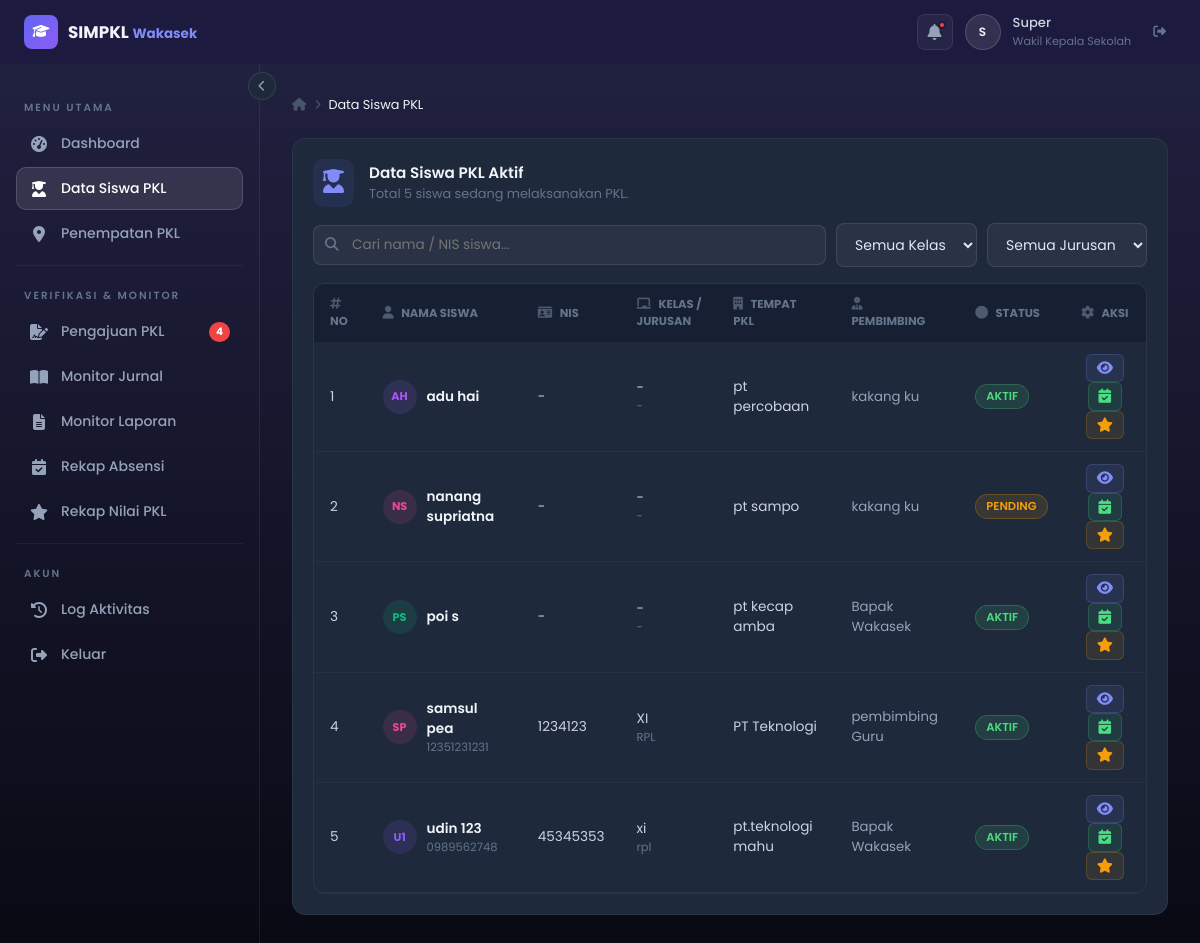
The app's page /pembimbingPerusahaan/siswa.php (signed in) with its own data.
### tables this page shows
CREATE TABLE `pkl_pengajuan` (
  `id` int(11) NOT NULL,
  `ketua_id` int(11) NOT NULL,
  `nama_perusahaan` varchar(100) NOT NULL,
  `alamat_perusahaan` text NOT NULL,
  `website` varchar(255) DEFAULT NULL,
  `file_dokumen` varchar(255) DEFAULT NULL,
  `status_pembimbing` enum('pending','disetujui','ditolak') DEFAULT 'pending',
  `status_wakasek` enum('pending','disetujui','ditolak') DEFAULT 'pending',
  `pembimbing_id` int(11) DEFAULT NULL,
  `tanggal_pengajuan` datetime DEFAULT current_timestamp()
);

CREATE TABLE `users` (
  `id` int(11) NOT NULL,
  `nama_depan` varchar(50) NOT NULL,
  `nama_belakang` varchar(50) NOT NULL,
  `email` varchar(100) NOT NULL,
  `password` varchar(255) NOT NULL,
  `role` enum('siswa','pembimbing','wakasek','admin') NOT NULL,
  `created_at` timestamp NOT NULL DEFAULT current_timestamp()
);

CREATE TABLE `profil_siswa` (
  `id` int(11) NOT NULL,
  `user_id` int(11) NOT NULL,
  `nis` varchar(20) DEFAULT NULL,
  `kelas` varchar(20) DEFAULT NULL,
  `jurusan` varchar(50) DEFAULT NULL,
  `no_hp` varchar(15) DEFAULT NULL,
  `foto_profil` varchar(255) DEFAULT NULL,
  `jenis_kelamin` enum('Laki-laki','Perempuan') DEFAULT NULL,
  `agama` varchar(50) DEFAULT NULL,
  `tempat_lahir` varchar(100) DEFAULT NULL,
  `tanggal_lahir` date DEFAULT NULL,
  `alamat` text DEFAULT NULL,
  `golongan_darah` enum('A','B','AB','O') DEFAULT NULL
);

### pembimbingPerusahaan/config.php (called while the page is built, shortened)
<?php
function getDB() {
    static $pdo = null;
    if ($pdo === null) {
        try {
            $pdo = new PDO(
                'mysql:host=' . DB_HOST . ';dbname=' . DB_NAME . ';charset=utf8mb4',
                DB_USER,
                DB_PASS,
                [
                    PDO::ATTR_ERRMODE            => PDO::ERRMODE_EXCEPTION,
                    PDO::ATTR_DEFAULT_FETCH_MODE => PDO::FETCH_ASSOC,
                ]
            );
        } catch (PDOException $e) {
            die('Koneksi database gagal: ' . $e->getMessage());
        }
    }
    return $pdo;
}
function getAllSiswaPKL($filter = []) {
    $pdo   = getDB();
    $where = ["pa.status_keanggotaan = 'aktif'"];
    $params = [];
    $whereSQL = implode(' AND ', $where);
    $stmt = $pdo->prepare("
        SELECT u.id, u.nama_depan, u.nama_belakang,
               ps.nis, ps.kelas, ps.jurusan, ps.no_hp, ps.foto_profil,
               pp.nama_perusahaan, pp.alamat_perusahaan, pp.status_pembimbing,
               pp.pembimbing_id,
               pu.nama_depan AS pembimbing_depan, pu.nama_belakang AS pembimbing_belakang
        FROM pkl_pengajuan pp
        JOIN pkl_anggota pa ON pa.pengajuan_id = pp.id
        JOIN users u        ON u.id             = pa.siswa_id
        LEFT JOIN profil_siswa ps ON ps.user_id = u.id
        LEFT JOIN users pu ON pu.id = pp.pembimbing_id
        WHERE $whereSQL
        ORDER BY u.nama_depan
    ");
    $stmt->execute($params);
    return $stmt->fetchAll();
}
function avatarColor($id) {
    $colors = ['#6366f1','#ec4899','#f59e0b','#10b981','#3b82f6','#8b5cf6','#ef4444','#2dd4bf','#f97316','#a855f7'];
    return $colors[$id % count($colors)];
}
function initials($nama_depan, $nama_belakang) {
    return strtoupper(substr($nama_depan, 0, 1) . substr($nama_belakang, 0, 1));
}

### pembimbingPerusahaan/siswa.php (the view, shortened to what this page needs)
<?php
require_once 'config.php';
$filterKelas   = trim($_GET['kelas']   ?? '');
$filterJurusan = trim($_GET['jurusan'] ?? '');
$siswaList = getAllSiswaPKL(['kelas' => $filterKelas, 'jurusan' => $filterJurusan]);
include 'partials/header.php';
?>
<div class="breadcrumb"><i class="fas fa-home"></i> <i class="fas fa-chevron-right" style="font-size:.6rem"></i> <span>Data Siswa PKL</span></div>
<div class="panel-full">
  <div class="panel-header">
    <div style="display:flex;align-items:center;gap:15px">
      <div style="background:rgba(99,102,241,.1);padding:10px;border-radius:10px">
        <i class="fas fa-user-graduate" style="color:#818cf8;font-size:1.5rem"></i>
      </div>
      <div>
        <h3 style="margin:0;color:#f1f5f9">Data Siswa PKL Aktif</h3>
        <p style="color:#64748b;font-size:.8rem;margin:0">Total <?= count($siswaList) ?> siswa sedang melaksanakan PKL.</p>
      </div>
    </div>
  </div>
  <div class="filter-bar">
    <div class="search-bar">
      <i class="fas fa-search"></i>
      <input type="text" placeholder="Cari nama / NIS siswa..." id="search-siswa" oninput="filterSiswa()">
    </div>
    <select class="form-control" style="width:auto" id="filter-kelas" onchange="filterSiswa()">
      <option value="">Semua Kelas</option>
    </select>
    <select class="form-control" style="width:auto" id="filter-jurusan" onchange="filterSiswa()">
      <option value="">Semua Jurusan</option>
    </select>
  </div>
  <?php if(empty($siswaList)): ?>
  <div class="empty-state"><i class="fas fa-user-graduate"></i><p>Tidak ada siswa PKL aktif</p></div>
  <?php else: ?>
  <div class="table-responsive">
    <table>
      <thead><tr>
        <th><i class="fas fa-hashtag"></i> No</th>
        <th><i class="fas fa-user"></i> Nama Siswa</th>
        <th><i class="fas fa-id-card"></i> NIS</th>
        <th><i class="fas fa-chalkboard"></i> Kelas / Jurusan</th>
        <th><i class="fas fa-building"></i> Tempat PKL</th>
        <th><i class="fas fa-user-tie"></i> Pembimbing</th>
        <th><i class="fas fa-circle"></i> Status</th>
        <th style="text-align:center"><i class="fas fa-cog"></i> Aksi</th>
      </tr></thead>
      <tbody id="siswa-tbody">
      <?php foreach($siswaList as $i=>$s):
        $inisial = initials($s['nama_depan'], $s['nama_belakang']);
        $color   = avatarColor($s['id']);
        $nama    = htmlspecialchars($s['nama_depan'].' '.$s['nama_belakang']);
        $nis     = htmlspecialchars($s['nis'] ?? '-');
        $kelas   = htmlspecialchars($s['kelas'] ?? '-');
        $jurusan = htmlspecialchars($s['jurusan'] ?? '-');
        $tempat  = htmlspecialchars($s['nama_perusahaan'] ?? '-');
        $pembimbing = htmlspecialchars(($s['pembimbing_depan']??'').' '.($s['pembimbing_belakang']??''));
        $statusPill = $s['status_pembimbing'] === 'disetujui'
            ? '<span class="pill pill-green">AKTIF</span>'
            : '<span class="pill pill-yellow">'.strtoupper($s['status_pembimbing']).'</span>';
      ?>
      <tr data-nama="<?= strtolower($nama) ?>" data-nis="<?= strtolower($nis) ?>" data-kelas="<?= strtolower($kelas) ?>" data-jurusan="<?= strtolower($jurusan) ?>">
        <td><?= $i+1 ?></td>
        <td>
          <div style="display:flex;align-items:center;gap:10px">
            <div style="width:34px;height:34px;border-radius:50%;background:<?=$color?>22;display:flex;align-items:center;justify-content:center;font-size:.7rem;font-weight:700;color:<?=$color?>;flex-shrink:0"><?=$inisial?></div>
            <div>
              <div style="font-weight:600;color:#f1f5f9"><?=$nama?></div>
              <div style="font-size:.72rem;color:#64748b"><?= htmlspecialchars($s['no_hp'] ?? '') ?></div>
            </div>
          </div>
        </td>
        <td><?=$nis?></td>
        <td>
          <div style="color:#cbd5e1"><?=$kelas?></div>
          <div style="font-size:.72rem;color:#64748b"><?=$jurusan?></div>
        </td>
        <td><?=$tempat?></td>
        <td>
          <div style="font-size:.83rem;color:#94a3b8"><?= trim($pembimbing) ?: '-' ?></div>
        </td>
        <td><?=$statusPill?></td>
        <td style="text-align:center">
          <button class="btn-action btn-view" onclick="openDetail(<?=$s['id']?>)" title="Detail"><i class="fas fa-eye"></i></button>
          <a href="absensi.php?siswa_id=<?=$s['id']?>" class="btn-action btn-approve" title="Absensi"><i class="fas fa-calendar-check"></i></a>
          <a href="nilai.php?siswa_id=<?=$s['id']?>" class="btn-action btn-edit" title="Nilai"><i class="fas fa-star"></i></a>
        </td>
      </tr>
      <?php endforeach; ?>
      </tbody>
    </table>
  </div>
  <?php endif; ?>
</div>
<?php include 'partials/footer.php'; ?>

### style.css (style rules this page uses)
*,*::before,*::after { box-sizing:border-box;margin:0;padding:0 }
html { scroll-behavior:smooth }
body { font-family:'Poppins',sans-serif;background:linear-gradient(to bottom,#222243,#090913);color:#e2e8f0;min-height:100vh;display:flex;flex-direction:column }
a { text-decoration:none;color:inherit }
h3 { font-size:1rem;font-weight:600;color:#cbd5e1 }
p { font-size:.875rem;color:#94a3b8;line-height:1.6 }
.breadcrumb { display:flex;align-items:center;gap:8px;font-size:.8rem;color:#475569;margin-bottom:24px }
.breadcrumb span { color:#f1f5f9 }
.panel-header { display:flex;align-items:center;justify-content:space-between;margin-bottom:16px }
.panel-header h3 { display:flex;align-items:center;gap:8px;font-size:.95rem;color:#e2e8f0 }
.panel-full { background:#1e293b;border:1px solid rgba(255,255,255,.06);border-radius:14px;padding:20px;animation:fadeUp .5s ease both;margin-bottom:20px }
.table-responsive { overflow-x:auto;border-radius:12px;border:1px solid rgba(255,255,255,.06) }
table { width:100%;border-collapse:collapse;font-size:.85rem }
thead tr { background:#162032 }
thead th { padding:12px 16px;text-align:left;font-size:.72rem;color:#64748b;text-transform:uppercase }
tbody tr { border-bottom:1px solid rgba(255,255,255,.04);transition:.15s }
tbody td { padding:12px 16px;color:#cbd5e1;vertical-align:middle }
th i { margin-right:5px;font-size:.8rem;opacity:.7 }
.pill { display:inline-flex;align-items:center;padding:3px 10px;border-radius:99px;font-size:.72rem;font-weight:600 }
.pill-green { background:rgba(74,222,128,.12);color:#4ade80;border:1px solid rgba(74,222,128,.25) }
.pill-yellow { background:rgba(245,158,11,.12);color:#f59e0b;border:1px solid rgba(245,158,11,.25) }
.btn-action { padding:6px 10px;border-radius:6px;font-size:.9rem;transition:.3s;display:inline-flex;align-items:center;justify-content:center;cursor:pointer;border:1px solid transparent;background:transparent }
.btn-approve { color:#4ade80;border-color:rgba(74,222,128,.2);background:rgba(74,222,128,.1) }
.btn-view { color:#818cf8;border-color:rgba(129,140,248,.2);background:rgba(129,140,248,.1) }
.btn-edit { color:#f59e0b;border-color:rgba(245,158,11,.2);background:rgba(245,158,11,.1) }
.form-control { width:100%;background:rgba(255,255,255,.05);border:1px solid rgba(255,255,255,.1);border-radius:8px;padding:10px 14px;color:#e2e8f0;font-family:'Poppins',sans-serif;font-size:.875rem;outline:none;transition:.2s }
.form-control option { background:#1e293b;color:#e2e8f0 }
select.form-control { cursor:pointer }
.search-bar { position:relative;flex:1 }
.search-bar input { width:100%;background:rgba(255,255,255,.05);border:1px solid rgba(255,255,255,.1);border-radius:8px;padding:9px 14px 9px 38px;color:#e2e8f0;font-family:'Poppins',sans-serif;font-size:.85rem;outline:none;transition:.2s }
.search-bar i { position:absolute;left:12px;top:50%;transform:translateY(-50%);color:#64748b;font-size:.85rem }
.filter-bar { display:flex;align-items:center;gap:10px;margin-bottom:16px;flex-wrap:wrap }

### records on screen
pkl_pengajuan: ketua.nama_belakang "AH", ketua.nama_belakang "adu hai", profil_siswa.nis "-", profil_siswa.kelas "-", profil_siswa.jurusan "-", nama_perusahaan "pt percobaan", pembimbing.nama_belakang "kakang ku", status_pembimbing "AKTIF"
pkl_pengajuan: ketua.nama_belakang "NS", ketua.nama_belakang "nanang supriatna", profil_siswa.nis "-", profil_siswa.kelas "-", profil_siswa.jurusan "-", nama_perusahaan "pt sampo", pembimbing.nama_belakang "kakang ku", status_pembimbing "PENDING"
pkl_pengajuan: ketua.nama_belakang "PS", ketua.nama_belakang "poi s", profil_siswa.nis "-", profil_siswa.kelas "-", profil_siswa.jurusan "-", nama_perusahaan "pt kecap amba", pembimbing.nama_belakang "Bapak Wakasek", status_pembimbing "AKTIF"
pkl_pengajuan: ketua.nama_belakang "SP", ketua.nama_belakang "samsul pea", profil_siswa.no_hp "12351231231", profil_siswa.nis "1234123", profil_siswa.kelas "XI", profil_siswa.jurusan "RPL", nama_perusahaan "PT Teknologi", pembimbing.nama_belakang "pembimbing Guru", status_pembimbing "AKTIF"
pkl_pengajuan: ketua.nama_belakang "U1", ketua.nama_belakang "udin 123", profil_siswa.no_hp "0989562748", profil_siswa.nis "45345353", profil_siswa.kelas "xi", profil_siswa.jurusan "rpl", nama_perusahaan "pt.teknologi mahu", pembimbing.nama_belakang "Bapak Wakasek", status_pembimbing "AKTIF"

### other values on screen
substr($_namaHeader, 0, 1) "S"
explode(' ', $_namaHeader)[0] "Super"
$cPending "4"
count($siswaList) "5"
